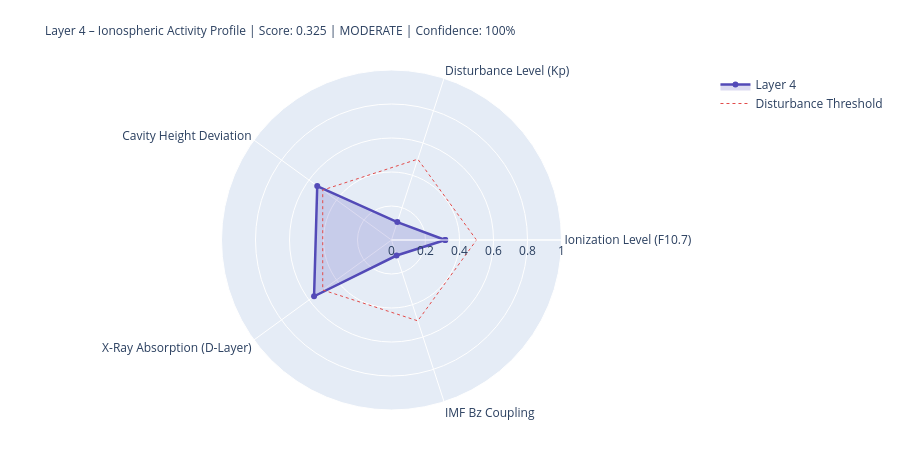

Notebook source saved alongside this figure:
### Markdown cell above
---
## 4. State Assessment & Handoff to Layer 5

### Code cell
# ============================================================
# LAYER-4-SCORE
# ============================================================

COMPONENTS = {
    'Ionization Level (F10.7)':    {'score': ioniz,       'source': 'primary' if f107_now else 'from_layer0', 'dynamic': True},
    'Disturbance Level (Kp)':          {'score': disturb,     'source': 'primary' if kp_now   else 'from_layer0', 'dynamic': True},
    'Cavity Height Deviation':    {'score': h_dev,       'source': 'derived',                                'dynamic': True},
    'X-Ray Absorption (D-Layer)':{'score': xray_ioniz,  'source': 'primary' if xray_now else 'missing',     'dynamic': True},
    'IMF Bz Coupling':             {'score': bz_coupling, 'source': 'primary' if bz_now   else 'from_layer0', 'dynamic': True},
}

available    = {k: v['score'] for k, v in COMPONENTS.items() if v['score'] is not None}
unavailable  = [k for k, v in COMPONENTS.items() if v['score'] is None]
layer4_score = round(sum(available.values()) / len(available), 4) if available else None
confidence   = round(len(available) / len(COMPONENTS), 2)
level = ('unknown' if layer4_score is None
         else 'quiet'   if layer4_score < 0.3
         else 'moderate' if layer4_score < 0.6
         else 'active')
dominant_l4 = max(available, key=available.get) if available else 'none'

# Resonance delta for Schumann SR-1
sr1_ref = schumann_freq(1, 80.0)
sr1_now = schumann_freq(1, h_eff)
sr1_delta_mhz = (sr1_now - sr1_ref) * 1000

# Propagation conditions
prop_cond = ('disturbed'   if kp_val > 4
             else 'unsettled' if kp_val > 2
             else 'normal')
if xray_class in ['X', 'M']:
    prop_cond = 'Radio-Blackout moeglich'

W = 68
print('=' * W)
print('LAYER 4 – IONOSPHERE – STATE ASSESSMENT')
print('=' * W)
for name, comp in COMPONENTS.items():
    s = comp['score']
    if s is not None:
        bar = '█' * int(s * 20) + '░' * (20 - int(s * 20))
        print(f'  {name:<36} {bar}  {s:.3f}  [{comp["source"]}]')
    else:
        print(f'  {name:<36} {"─" * 20}  n/a   [missing]')
print('-' * W)
print(f'  Score:          {layer4_score:.3f}  ({len(available)}/{len(COMPONENTS)} components)')
print(f'  Confidence:     {confidence:.0%}')
print(f'  Level:          {level.upper()}')
print(f'  Dominant:       {dominant_l4}')
print(f'  Cavity height:  {h_eff:.1f} km  (Ref: 80.0 km)')
print(f'  SR-1:           {sr1_now:.3f} Hz  (Δ {sr1_delta_mhz:+.1f} mHz vs. ref)')
print(f'  Propagation:    {prop_cond}')
print(f'  X-Ray:          {xray_class}-class  ({xray_now:.2e} W/m²)' if xray_now else '  X-Ray:          n/a')
print('=' * W)

# Radar
cats   = list(available.keys())
vals_r = list(available.values())
if len(cats) >= 3:
    fig = go.Figure()
    fig.add_trace(go.Scatterpolar(
        r=vals_r + [vals_r[0]], theta=cats + [cats[0]],
        fill='toself', fillcolor='rgba(83,74,183,0.20)',
        line=dict(color='#534AB7', width=2.5), name='Layer 4'
    ))
    fig.add_trace(go.Scatterpolar(
        r=[0.5] * (len(cats)+1), theta=cats + [cats[0]],
        line=dict(color='#E24B4A', dash='dot', width=1),
        mode='lines', name='Disturbance Threshold'
    ))
    fig.update_layout(
        title=dict(
            text=f'Layer 4 – Ionospheric Activity Profile | Score: {layer4_score:.3f} | {level.upper()} | Confidence: {confidence:.0%}',
            font=dict(size=12)
        ),
        polar=dict(radialaxis=dict(visible=True, range=[0, 1])),
        height=450, showlegend=True,
        margin=dict(l=80, r=80, t=70, b=40)
    )
    fig.show()

### Figure 1 — Plotly figure (JSON) as saved in the notebook; plotly's stock layout.template omitted (floating-point values rounded to 4 significant figures)
{"data": [{"fill": "toself", "fillcolor": "rgba(83,74,183,0.20)", "line": {"color": "#534AB7", "width": 2.5}, "name": "Layer 4", "r": [0.316, 0.111, 0.54, 0.563, 0.096, 0.316], "theta": ["Ionization Level (F10.7)", "Disturbance Level (Kp)", "Cavity Height Deviation", "X-Ray Absorption (D-Layer)", "IMF Bz Coupling", "Ionization Level (F10.7)"], "type": "scatterpolar"}, {"line": {"color": "#E24B4A", "dash": "dot", "width": 1}, "mode": "lines", "name": "Disturbance Threshold", "r": [0.5, 0.5, 0.5, 0.5, 0.5, 0.5], "theta": ["Ionization Level (F10.7)", "Disturbance Level (Kp)", "Cavity Height Deviation", "X-Ray Absorption (D-Layer)", "IMF Bz Coupling", "Ionization Level (F10.7)"], "type": "scatterpolar"}], "layout": {"height": 450, "margin": {"b": 40, "l": 80, "r": 80, "t": 70}, "polar": {"radialaxis": {"range": [0, 1], "visible": true}}, "showlegend": true, "title": {"font": {"size": 12}, "text": "Layer 4 – Ionospheric Activity Profile | Score: 0.325 | MODERATE | Confidence: 100%"}}}
